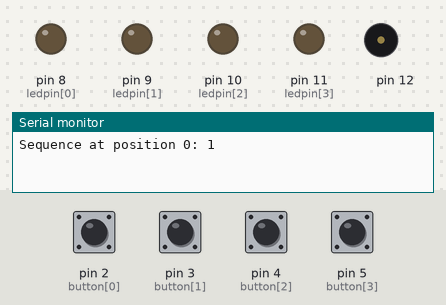
Bench run of a sketch on a simulated Arduino Uno, built with avr-gcc and run on an emulated ATmega328P. Shown: output pins drawn as LEDs (lit = HIGH), buzzer (waves = sounding), the last lines printed to the serial monitor. Dashed ring = blinking. The inputs (shaded band) are chosen by the test bench; at power-on: pin 2 (button[0]), pin 3 (button[1]), pin 4 (button[2]), pin 5 (button[3]) HIGH. Random numbers use the default seed unless the sketch sets one.

Above: at 4.6 s.
4.7 s: pin 2 (button[0]) pulled LOW for 0.15 s
At 6.0 s:
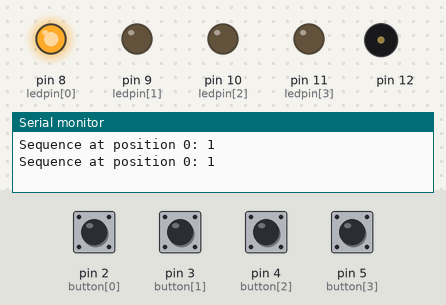
7.8 s: pin 3 (button[1]) pulled LOW for 0.15 s
At 8.35 s:
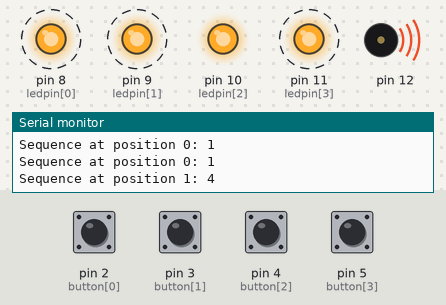
10.8 s: pin 3 (button[1]) pulled LOW for 1 s
At 11.0 s:
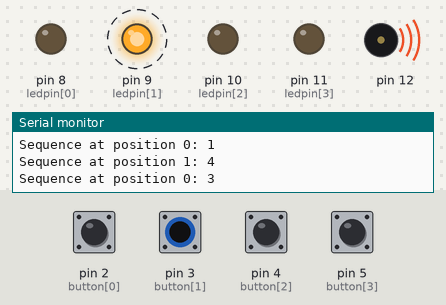
13.8 s: pin 2 (button[0]) pulled LOW for 1 s
At 14.65 s:
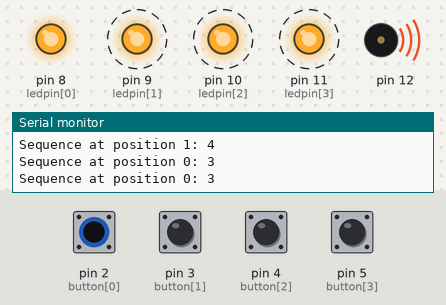
Timing chart, 0 to 17.8 s (numbered marks = the images above; inputs shaded):
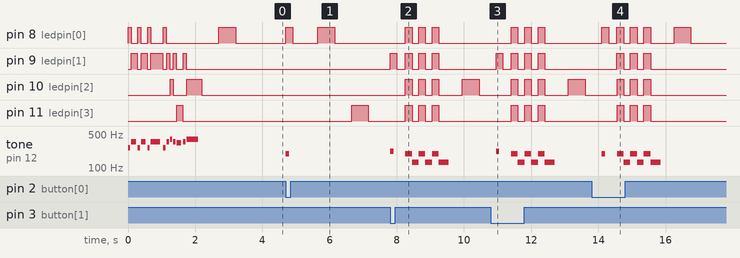

Measured:
- after the input at 4.7 s, pin 8 (ledpin[0]): LOW → HIGH at once, → LOW 0.20 s later, → HIGH 0.75 s later, → LOW 0.50 s later; pin 11 (ledpin[3]): LOW → HIGH after 2.0 s, → LOW 0.50 s later; tone on pin 12: silent → 196 Hz at once, → silent 0.10 s later
- after the input at 7.8 s, pin 8 (ledpin[0]): alternates HIGH for 0.20 s and LOW for 0.20 s, 6 changes in all, then stays LOW, starting after 0.45 s; pin 9 (ledpin[1]): alternates HIGH for 0.20 s and LOW for 0.20 s, 8 changes in all, then stays LOW, starting at once
- after the input at 10.8 s, pin 8 (ledpin[0]): alternates HIGH for 0.20 s and LOW for 0.20 s, 6 changes in all, then stays LOW, starting after 0.60 s; pin 9 (ledpin[1]): alternates HIGH for 0.20 s and LOW for 0.20 s, 8 changes in all, then stays LOW, starting after 0.15 s
- after the input at 13.8 s, pin 8 (ledpin[0]): goes 3 × (HIGH 0.20 s, LOW 0.25 s), HIGH 0.20 s, LOW 0.70 s, HIGH 0.50 s, then LOW, starting after 0.31 s; pin 9 (ledpin[1]): alternates HIGH for 0.20 s and LOW for 0.20 s, 6 changes in all, then stays LOW, starting after 0.76 s
- by itself, tone on pin 12: plays 262 Hz for 0.07 s, 349 Hz for 0.14 s, 262 Hz for 0.07 s, 349 Hz for 0.14 s, 262 Hz for 0.07 s, 349 Hz for 0.28 s … (13 notes in this stretch)

The sketch:

ino_version.ino
```cpp
#include <Tone.h>

Tone speakerpin;
int starttune[] = {NOTE_C4, NOTE_F4, NOTE_C4, NOTE_F4, NOTE_C4,
                   NOTE_F4, NOTE_C4, NOTE_F4, NOTE_G4, NOTE_F4,
                   NOTE_E4, NOTE_F4, NOTE_G4};
int duration2[] = {100, 200, 100, 200, 100, 400, 100, 100, 100, 100,
                   200, 100, 500};
int button[] = {2, 3, 4, 5};    // Pins connected to pushbutton inputs
int ledpin[] = {8, 9, 10, 11};  // Pins connected to LEDs
int turn = 1;                   // Turn counter (starts from 1)
int buttonstate = 0;            // Check pushbutton state
int randomArray[100];           // Array that can store up to 100 inputs
int inputArray[100];
bool melodyPlayed = false;      // Track if the initial melody was played
int happyTune[] = {NOTE_C5, NOTE_E5, NOTE_G5, NOTE_C6, NOTE_G5, NOTE_E5, NOTE_C5};
int happyDuration[] = {200, 200, 200, 400, 200, 200, 400};  // Durations of happy tune
int maxTurnAchieved = 0;        // Highest turn ever achieved
int nextMilestone = 5;          // Next milestone for happy melody

void setup() {
  Serial.begin(9600);
  speakerpin.begin(12); // Pin connected to piezo buzzer

  for (int x = 0; x < 4; x++) {
    pinMode(ledpin[x], OUTPUT); // Set LED pins as output
    pinMode(button[x], INPUT);  // Set pushbutton pins as inputs
    digitalWrite(button[x], HIGH); // Enable internal pullup
  }

  randomSeed(analogRead(0));  // Seed random number generator
}

void playMelodyAndBlinkLEDs() {
  for (int thisNote = 0; thisNote < 13; thisNote++) {
    // Play the note with the specified (shortened) duration
    speakerpin.play(starttune[thisNote], duration2[thisNote] * 0.7); // 30% faster

    // Light the corresponding LEDs based on the note index
    if (thisNote == 0 || thisNote == 2 || thisNote == 4 || thisNote == 6) {
      digitalWrite(ledpin[0], HIGH);
    }
    if (thisNote == 1 || thisNote == 3 || thisNote == 5 || thisNote == 7 || thisNote == 9 || thisNote == 11) {
      digitalWrite(ledpin[1], HIGH);
    }
    if (thisNote == 8 || thisNote == 12) {
      digitalWrite(ledpin[2], HIGH);
    }
    if (thisNote == 10) {
      digitalWrite(ledpin[3], HIGH);
    }

    // Wait for the shortened duration of the note
    delay(duration2[thisNote] * 0.9); // 30% faster

    // Turn off all LEDs
    digitalWrite(ledpin[0], LOW);
    digitalWrite(ledpin[1], LOW);
    digitalWrite(ledpin[2], LOW);
    digitalWrite(ledpin[3], LOW);

    // Shorter pause between notes (if needed)
    delay(10); // Reduced delay
  }
  delay(500);  // Shorter pause after the melody finishes
}

void generateRandomPattern() {
  for (int y = 0; y < turn; y++) {
    // Display the pattern up to the current turn
    Serial.print("Sequence at position ");
    Serial.print(y);
    Serial.print(": ");
    Serial.println(randomArray[y]);

    // Light corresponding LED
    if (randomArray[y] == 1) digitalWrite(ledpin[0], HIGH);
    if (randomArray[y] == 2) digitalWrite(ledpin[1], HIGH);
    if (randomArray[y] == 3) digitalWrite(ledpin[2], HIGH);
    if (randomArray[y] == 4) digitalWrite(ledpin[3], HIGH);

    delay(500);  // Display the pattern
    digitalWrite(ledpin[0], LOW);
    digitalWrite(ledpin[1], LOW);
    digitalWrite(ledpin[2], LOW);
    digitalWrite(ledpin[3], LOW);
    delay(500);  // Pause between patterns
  }
}

void loop() {
  if (!melodyPlayed) {
    playMelodyAndBlinkLEDs();
    melodyPlayed = true;
    turn = 1;  // Start from turn 1
    randomArray[0] = random(1, 5);  // Generate the first random number
  }

  generateRandomPattern();

  if (input()) {
    // Input was correct, proceed to next turn

    // Update maxTurnAchieved if this is the highest turn achieved
    if (turn > maxTurnAchieved) {
      maxTurnAchieved = turn;
    }

    // Check if the player has reached a new milestone
    if (turn >= nextMilestone) {
      playHappyMelody();  // Play happy melody at new milestones
      nextMilestone += 5; // Set the next milestone
    }

    // Generate the next random number
    randomArray[turn] = random(1, 5);  // Generate the next random number
    turn++;  // Increment the turn
  } else {
    // Input was incorrect, reset the game
    turn = 1;
    // Do not reset melodyPlayed, nextMilestone, or maxTurnAchieved
    randomArray[0] = random(1, 5);  // Generate a new first random number
  }
}

bool input() {
  for (int x = 0; x < turn;) {
    bool buttonPressed = false;
    for (int y = 0; y < 4; y++) {
      buttonstate = digitalRead(button[y]); // Check for button push

      if (buttonstate == LOW) {
        buttonPressed = true;

        digitalWrite(ledpin[y], HIGH);

        // Map button presses to input values
        inputArray[x] = y + 1;

        // Play corresponding note
        switch (y) {
          case 0:
            speakerpin.play(NOTE_G3, 100);
            break;
          case 1:
            speakerpin.play(NOTE_A3, 100);
            break;
          case 2:
            speakerpin.play(NOTE_B3, 100);
            break;
          case 3:
            speakerpin.play(NOTE_C4, 100);
            break;
        }

        delay(200);
        digitalWrite(ledpin[y], LOW);
        delay(250);

        // Check if the input matches the pattern
        if (inputArray[x] != randomArray[x]) {
          fail();
          return false;  // Return false to indicate failure
        }
        x++;  // Move to the next input
        break;  // Exit the inner loop since a button was pressed
      }
    }
    if (!buttonPressed) {
      delay(50); // Small delay to avoid busy loop
    }
  }
  delay(500);
  return true;  // Return true to indicate success
}

void fail() {
  for (int y = 0; y <= 2; y++) {
    digitalWrite(ledpin[0], HIGH);
    digitalWrite(ledpin[1], HIGH);
    digitalWrite(ledpin[2], HIGH);
    digitalWrite(ledpin[3], HIGH);
    speakerpin.play(NOTE_G3, 300);
    delay(200);
    digitalWrite(ledpin[0], LOW);
    digitalWrite(ledpin[1], LOW);
    digitalWrite(ledpin[2], LOW);
    digitalWrite(ledpin[3], LOW);
    speakerpin.play(NOTE_C3, 300);
    delay(200);
  }
  delay(500);
}

void playHappyMelody() {
  for (int i = 0; i < 7; i++) {
    // Play the note
    speakerpin.play(happyTune[i]);

    // Blink all LEDs
    digitalWrite(ledpin[0], HIGH);
    digitalWrite(ledpin[1], HIGH);
    digitalWrite(ledpin[2], HIGH);
    digitalWrite(ledpin[3], HIGH);

    // Wait for the duration of the note
    delay(happyDuration[i]);

    // Stop the note
    speakerpin.stop();

    // Turn off all LEDs
    digitalWrite(ledpin[0], LOW);
    digitalWrite(ledpin[1], LOW);
    digitalWrite(ledpin[2], LOW);
    digitalWrite(ledpin[3], LOW);

    // Short delay between notes
    delay(50);
  }
  delay(500);  // Pause after the melody finishes
}
```
